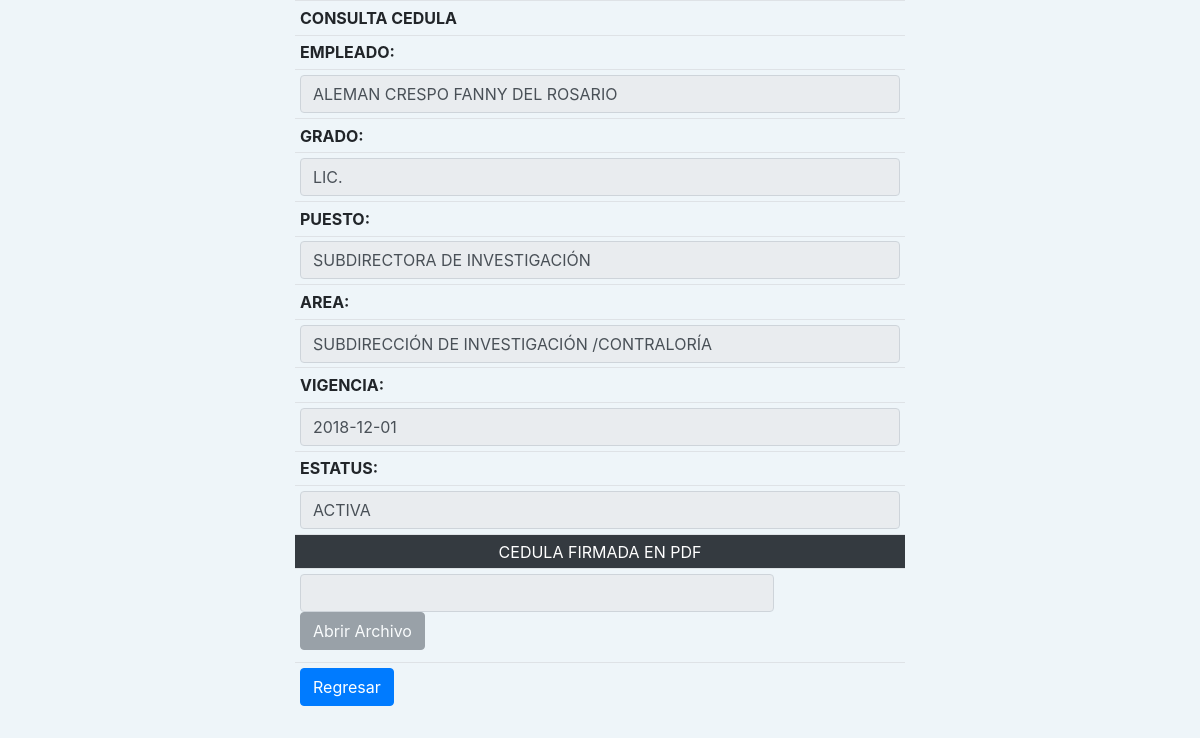
/conCedulas.php?recordID=63398, run on the app's committed database.
### tables this page shows
CREATE TABLE IF NOT EXISTS `cedulas` (
  `id` int(11) NOT NULL AUTO_INCREMENT,
  `empleado` varchar(5) DEFAULT NULL,
  `grado` smallint(2) DEFAULT 0,
  `puesto` varchar(5) DEFAULT NULL,
  `area` varchar(5) DEFAULT NULL,
  `vigencia` date DEFAULT NULL,
  `archivo` varchar(100) DEFAULT NULL,
  `baja` tinyint(1) DEFAULT 0,
  PRIMARY KEY (`id`)
);

CREATE TABLE IF NOT EXISTS `empleados` (
  `id` int(11) NOT NULL AUTO_INCREMENT,
  `clave` varchar(5) NOT NULL DEFAULT '0',
  `nombre` varchar(100) DEFAULT NULL,
  `grado` tinyint(2) DEFAULT 0,
  `vigencia` date DEFAULT NULL,
  `departamento` mediumint(5) DEFAULT 0,
  `puesto` varchar(4) DEFAULT NULL,
  `baja` tinyint(1) DEFAULT 0,
  PRIMARY KEY (`id`)
);

CREATE TABLE IF NOT EXISTS `grados` (
  `id` int(11) NOT NULL AUTO_INCREMENT,
  `grado` varchar(20) DEFAULT NULL,
  PRIMARY KEY (`id`)
);

CREATE TABLE IF NOT EXISTS `puestos` (
  `id` int(11) NOT NULL AUTO_INCREMENT,
  `clave` varchar(4) DEFAULT NULL,
  `nivel` smallint(1) DEFAULT 0,
  `puesto` varchar(200) DEFAULT NULL,
  `fac_1` varchar(5) DEFAULT NULL,
  `fac_2` varchar(5) DEFAULT NULL,
  `fac_3` varchar(5) DEFAULT NULL,
  `fac_4` varchar(5) DEFAULT NULL,
  `fac_5` varchar(5) DEFAULT NULL,
  `fac_6` varchar(5) DEFAULT NULL,
  `fac_7` varchar(5) DEFAULT NULL,
  `fac_8` varchar(5) DEFAULT NULL,
  `fac_9` varchar(5) DEFAULT NULL,
  `fac_10` varchar(5) DEFAULT NULL,
  `fac_11` varchar(5) DEFAULT NULL,
  `fac_12` varchar(5) DEFAULT NULL,
  `fac_13` varchar(5) DEFAULT NULL,
  `fac_14` varchar(5) DEFAULT NULL,
  `fac_15` varchar(5) DEFAULT NULL,
  `fac_16` varchar(5) DEFAULT NULL,
  `fac_17` varchar(5) DEFAULT NULL,
  `fac_18` varchar(5) DEFAULT NULL,
  `fac_19` varchar(5) DEFAULT NULL,
  `fac_20` varchar(5) DEFAULT NULL,
  `fac_21` varchar(5) DEFAULT NULL,
  `fac_22` varchar(5) DEFAULT NULL,
  `fac_23` varchar(5) DEFAULT NULL,
  `fac_24` varchar(5) DEFAULT NULL,
  `fac_25` varchar(5) DEFAULT NULL,
  `fac_26` varchar(5) DEFAULT NULL,
  `fac_27` varchar(5) DEFAULT NULL,
  `fac_28` varchar(5) DEFAULT NULL,
  `fac_29` varchar(5) DEFAULT NULL,
  `fac_30` varchar(5) DEFAULT NULL,
  `fac_31` varchar(5) DEFAULT NULL,
  `fac_32` varchar(5) DEFAULT NULL,
  `fac_33` varchar(5) DEFAULT NULL,
  `fac_34` varchar(5) DEFAULT NULL,
  `fac_35` varchar(5) DEFAULT NULL,
  `fac_36` varchar(5) DEFAULT NULL,
  `fac_37` varchar(5) DEFAULT NULL,
  `fac_38` varchar(5) DEFAULT NULL,
  `fac_39` varchar(5) DEFAULT NULL,
  `fac_40` varchar(5) DEFAULT NULL,
  `fac_41` varchar(5) DEFAULT NULL,
  `fac_42` varchar(5) DEFAULT NULL,
  `fac_43` varchar(5) DEFAULT NULL,
  `fac_44` varchar(5) DEFAULT NULL,
  `fac_45` varchar(5) DEFAULT NULL,
  `fac_46` varchar(5) DEFAULT NULL,
  `fac_47` varchar(5) DEFAULT NULL,
  `fac_48` varchar(5) DEFAULT NULL,
  `fac_49` varchar(5) DEFAULT NULL,
  `fac_50` varchar(5) DEFAULT NULL,
  `fac_51` varchar(5) DEFAULT NULL,
  `fac_52` varchar(5) DEFAULT NULL,
  `baja` tinyint(1) DEFAULT 0,
  PRIMARY KEY (`id`)
);

CREATE TABLE IF NOT EXISTS `departamentos` (
  `id` int(11) NOT NULL AUTO_INCREMENT,
  `clave` mediumint(5) NOT NULL DEFAULT 0,
  `departamento` varchar(100) DEFAULT NULL,
  `baja` tinyint(1) DEFAULT NULL,
  PRIMARY KEY (`id`)
);

### conCedulas.php (the view, shortened to what this page needs)
<?php
include_once("Connections/cedulas.php");
$cve_emp = $_GET['recordID'];
try {
    $sql = "SELECT e.nombre, g.grado, p.puesto, d.departamento, c.vigencia, p.puesto AS nomPuesto, c.puesto, c.archivo, c.baja
    FROM cedulas c JOIN empleados e
    ON c.empleado = e.clave
    JOIN grados g
    ON c.grado = g.id
    JOIN puestos p
    ON c.puesto = p.clave
    JOIN departamentos d
    ON c.area = d.clave
    WHERE c.empleado = ?";
    $conCed = $conexion->prepare($sql);
    $conCed->execute(array($cve_emp));
    $cedulas = $conCed->fetch(PDO::FETCH_ASSOC);
}catch(PDOException $e) {
    echo $e->getMessage();
}
?>
<!DOCTYPE html>
<html lang="es">
<head>
	<link rel="stylesheet" href="https://stackpath.bootstrapcdn.com/bootstrap/4.1.3/css/bootstrap.min.css">
	<link rel="stylesheet" type="text/css" href="css/sweetalert2.min.css">
</head>
<body>
	<div class="contenido">
		<div class="row justify-content-center">
		<form name="registrar" class="form" method="POST">
			<table class="table table-sm col-2">
                <tr><th>CONSULTA CEDULA</th></tr>
                <tr>
					<th>EMPLEADO:</th>
				</tr>
				<tr>
				<td class="form-group">
					<input type="text" class="form-control" name="empleado" style="width: 600px;" value="<?php echo $cedulas['nombre']; ?>" readonly>
				</td>
                </tr>
                <tr>
					<th>GRADO:</th>
				</tr>
				<tr>
				<td class="form-group">
					<input type="text" class="form-control" name="grado" value="<?php echo $cedulas['grado']; ?>" readonly>
				</td>
                </tr>
                <tr>
					<th>PUESTO:</th>
                </tr>
				<tr>
				<td class="form-group">
					<input type="text" class="form-control" name="puesto" value="<?php echo $cedulas['nomPuesto']; ?>" readonly>
				</td>
                </tr>
                <tr>
					<th>AREA:</th>
                </tr>
				<tr>
				<td class="form-group">
					<input type="text" class="form-control" name="departamento" value="<?php echo $cedulas['departamento']; ?>" readonly>
				</td>
                </tr>
                <tr>
					<th>VIGENCIA:</th>
                </tr>
				<tr>
				<td class="form-group">
					<input type="text" class="form-control" name="vigencia" value="<?php echo $cedulas['vigencia']; ?>" readonly>
				</td>
				</tr>
				<tr>
					<th>ESTATUS:</th>
                </tr>
				<tr>
				<td class="form-group">
					<input type="text" class="form-control" name="estatus" value="<?php if($cedulas['baja'] == 0) {echo 'ACTIVA';} else {echo 'INACTIVA';} ?>" readonly>
				</td>
				</tr>
				<tr>
				<td class="text-secondary" style="text-align: center; background-color: #343a40"><span style="color:#FFF">CEDULA FIRMADA EN PDF</span></td>
				</tr>
				<tr>
					<td class="form-group" colspan="2">
						<input type="text" name="archivo_guardado" name="archivo" id="archivo" class="form-control" value="<?php echo $cedulas['archivo']; ?>" style="width: 79%; display: inline-block;" readonly>
						<?Php
						if($cedulas['archivo'] == null) {
						?>
						<a class="btn btn-secondary disabled" name="abrir" id="abrir" href="<?php echo "pdf/".$cedulas['archivo']; ?>" target="_blank" style="margin-bottom: 7px;" >Abrir Archivo</a>
						<?Php
						} else {
						?>
						<a class="btn btn-secondary" name="abrir" id="abrir" href="<?php echo "pdf/".$cedulas['archivo']; ?>" target="_blank" style="margin-bottom: 7px;" >Abrir Archivo</a>
						<?Php
						}
						?>
					</td>
				</tr>
				<tr>
				<td class="form-group">
                    <a name="regresar" id="regresar" class="btn btn-primary" href="index.php?pagina=lista_con_cedulas.php">Regresar</a>
				</td>
				</tr>
			</table>
		</form>
		</div>
	</div>
</body>
</html>

### conCedulas.php (style rules this page uses)
body { background-color: #eef5f9; }

### data on the page
cedulas: empleado "ALEMAN CRESPO FANNY DEL ROSARIO", grado "LIC.", puesto "SUBDIRECTORA DE INVESTIGACIÓN", departamento "SUBDIRECCIÓN DE INVESTIGACIÓN /CONTRALORÍA", vigencia "2018-12-01", estatus "ACTIVA"
